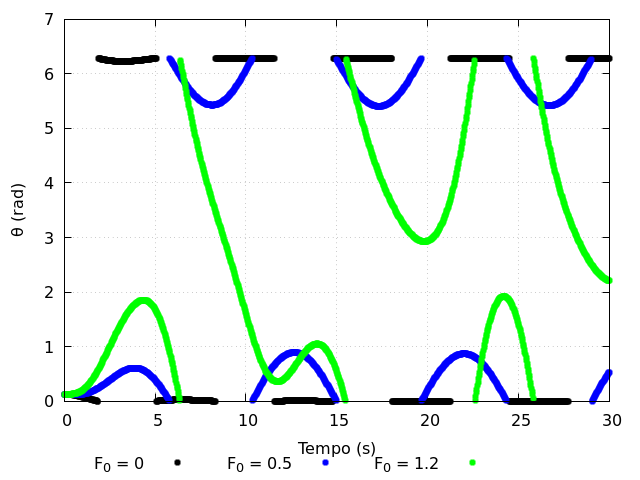

This chart was generated by the following gnuplot code:
set terminal pngcairo size 640, 480
set output "tarefa-4-graf-1-12558547.png"
reset

set xlabel "Tempo (s)"
set ylabel "θ (rad)"
set key bmargin left horizontal Right noreverse enhanced autotitle nobox
set grid

set style line 1 lw 4 lc rgb 'black' ps 1 pt 1
set style line 2 lw 4 lc rgb 'blue' ps 1 pt 1
set style line 3 lw 4 lc rgb 'green' ps 1 pt 1

plot 'tarefa-4-saida-1-12558547.dat' using 1:2 with points ls 1 t "F_0 = 0",\
    'tarefa-4-saida-1-12558547.dat' using 1:3 with points ls 2 t "F_0 = 0.5",\
    'tarefa-4-saida-1-12558547.dat' using 1:4 with points ls 3 t "F_0 = 1.2"
